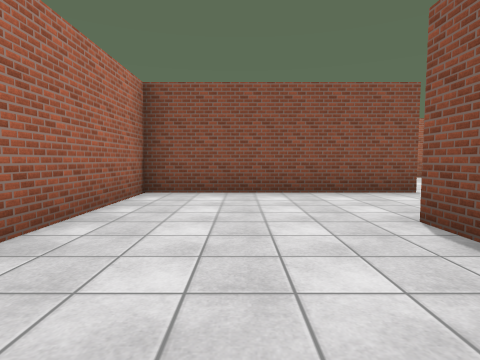
[1] (above)

18 first-person views from a walk through a Unity game level. The camera is 1.2 m above the floor, tilts 4° down and sees 80° across. The floor is counted in squares, 2 m on a side. Each view is taken from the middle of a square. On the plan, view 1 faces up. The plan holds only what a view shows up to about 9 squares ahead; the rest is blank. The place goes on beyond the plan. The player is left out. Surface patterns are stand-ins for the level's own textures.

[2]
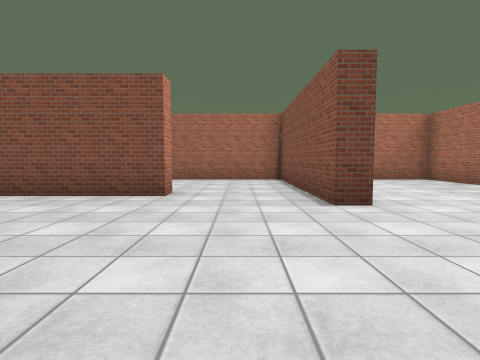

[3]
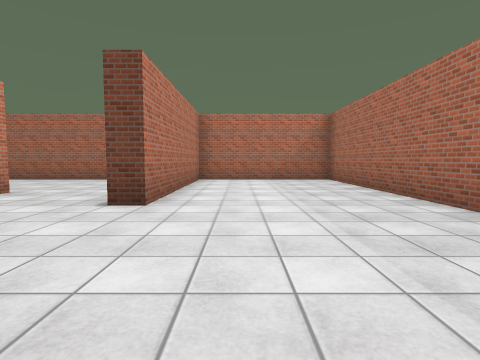

[4]
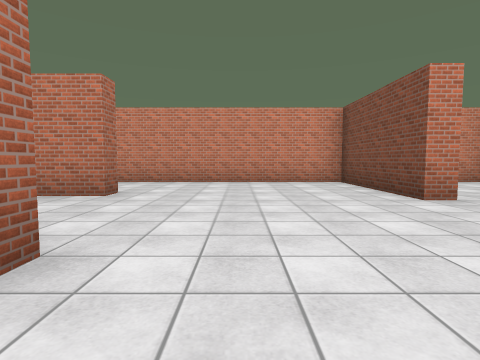

[5]
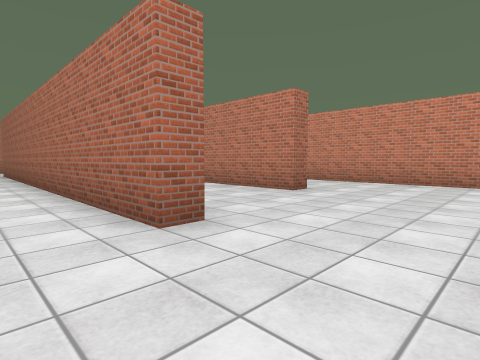

[6]
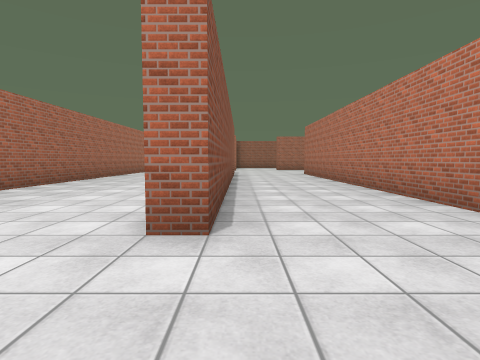

[7]
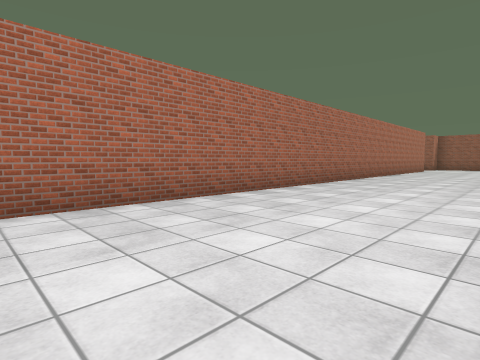

[8]
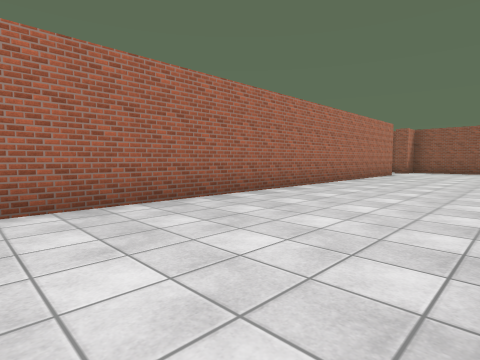

[9]
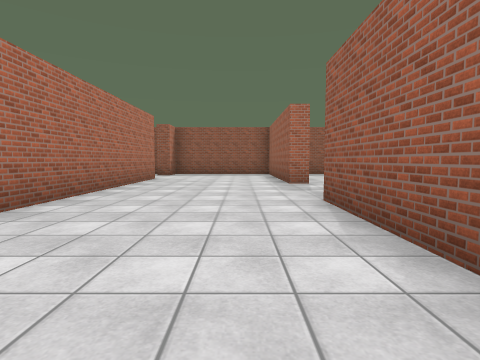

[10]
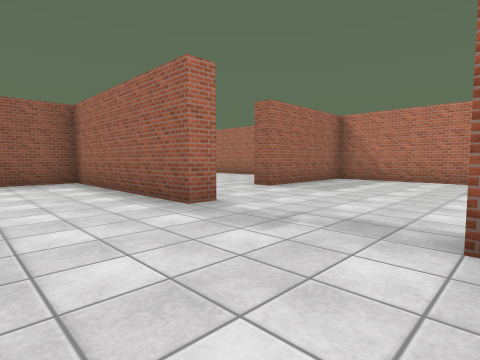

[11]
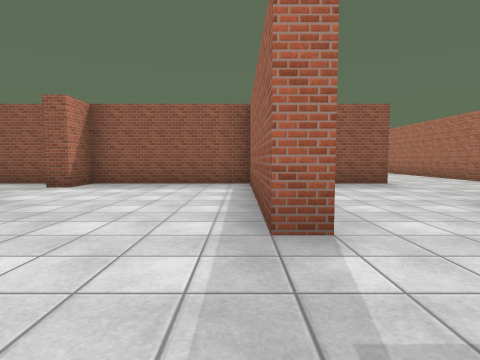

[12]
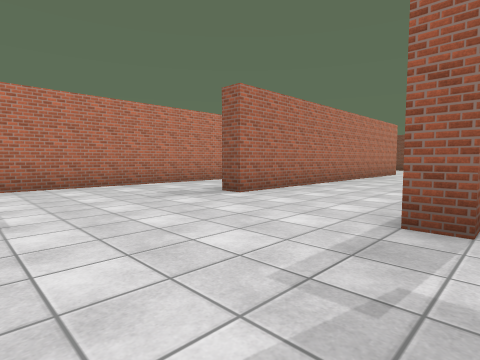

[13]
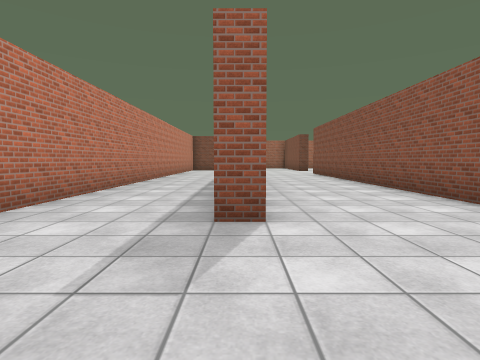

[14]
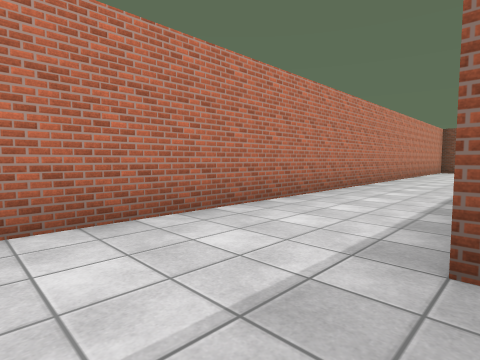

[15]
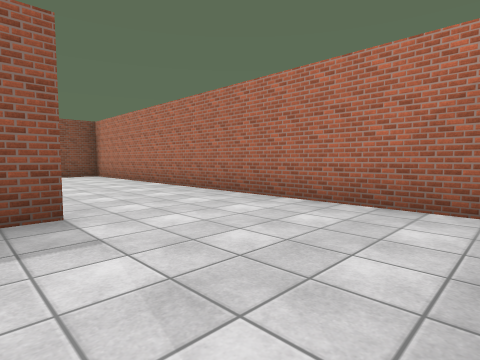

[16]
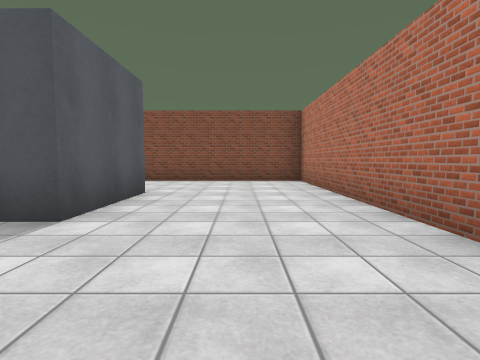

[17]
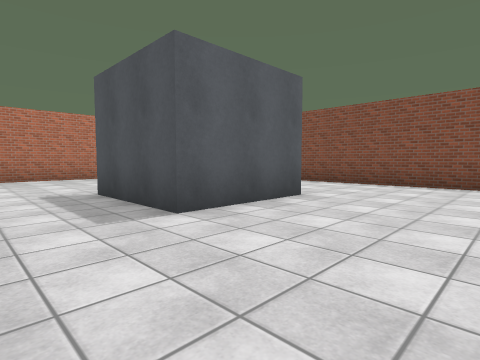

[18]
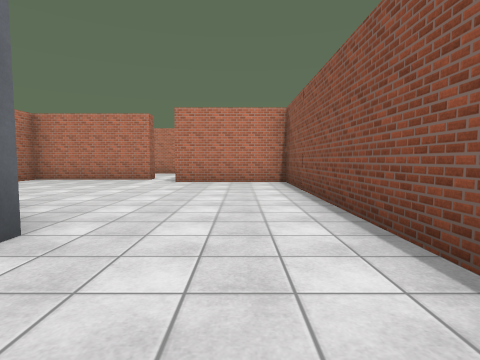

### Floor plan
Points are (right, up) in squares from view 1. A wall is a line through its corners. A room is listed if a view was taken in it or the views show most of it. See-through windows are left out.
Room 1 (view 1)
walls: (1.8, 2) (1.8, 2.8) (2.2, 2.8); (-1.5, -0.8) (-0.9, -0.8); (3.3, 5.3) (-1.7, 5.3) (-1.7, -0.1)
ways out: opening at (2, 3.5) to room 2
Room 2 (views 2, 3, 4, 5, 6, 7, 8, 9, 10, 11, 12, 13, 14, 15)
walls: (15.2, 5.3) (6.2, 5.3) (6.2, 5.7) (17.2, 5.7) (17.2, 5.2); (7.2, 1.6) (7.2, 2.2) (16.2, 2.2) (16.2, 1.8); (20.2, 5.1) (20.2, 5.7) (25.2, 5.7) (25.2, 9.7) (24.2, 9.7) (24.2, 10.2); (3.8, 9.7) (-1.7, 9.7) (-1.7, 5.7) (3.3, 5.7) (3.3, 5.3); (2.2, 2.8) (2.2, -0.8) (21.1, -0.8); (22, 9.7) (5.2, 9.7); (21.2, -0.5) (21.2, 2.8) (21.8, 2.8)
ways out: opening at (2, 3.5) to room 1; opening at (22, 3.5) to room 3; opening at (23.5, 10)
Room 3 (views 16, 17, 18)
walls: (30.4, 2.7) (27.8, 2.7) (27.8, 5.2); (29.4, 9.7) (25.8, 9.7) (25.8, 9); (25.2, 2.1) (25.2, 3.6); (22.2, -0.8) (33.3, -0.8) (33.3, 8.7) (30.2, 8.7)
ways out: opening at (22, 3.5) to room 2; opening at (30, 10)

Where each view was taken, in squares from view 1:
view 1: 0 up, 0 right, facing up
view 2: 4 up, 7 right, facing left
view 3: 7 up, 7 right, facing left
view 4: 7 up, 5 right, facing down
view 5: 7 up, 4 right, facing down-right
view 6: 5 up, 4 right, facing right
view 7: 6 up, 5 right, facing up-right
view 8: 6 up, 10 right, facing up-right
view 9: 7 up, 13 right, facing right
view 10: 8 up, 17 right, facing down-right
view 11: 6 up, 18 right, facing right
view 12: 6 up, 20 right, facing down-left
view 13: 2 up, 19 right, facing left
view 14: 2 up, 18 right, facing down-left
view 15: 3 up, 22 right, facing down-right
view 16: 1 up, 25 right, facing right
view 17: 0 up, 26 right, facing up-right
view 18: 1 up, 32 right, facing up
